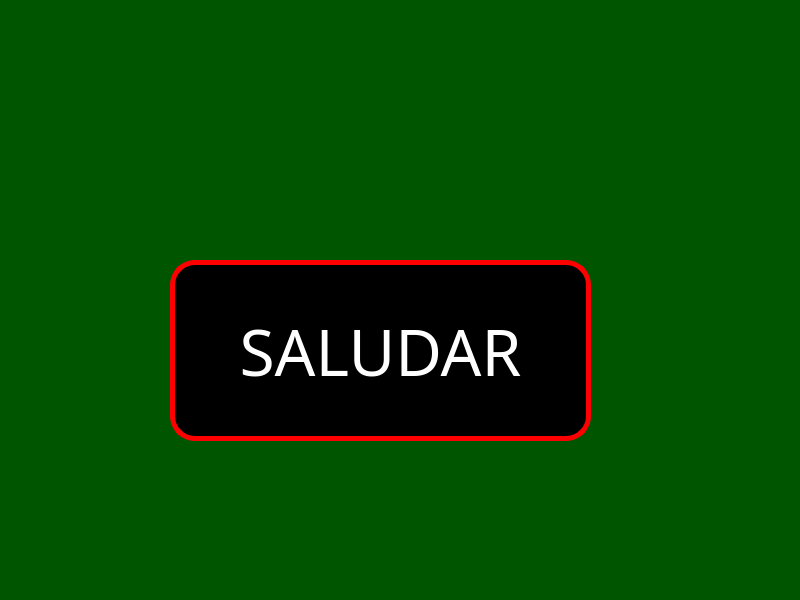
<?xml version="1.0" encoding="UTF-8"?>
<ui version="4.0">
 <class>MainWindow</class>
 <widget class="QMainWindow" name="MainWindow">
  <property name="geometry">
   <rect>
    <x>0</x>
    <y>0</y>
    <width>800</width>
    <height>600</height>
   </rect>
  </property>
  <property name="windowTitle">
   <string>MainWindow</string>
  </property>
  <property name="styleSheet">
   <string notr="true">
background-color: rgb(0, 85, 0);</string>
  </property>
  <widget class="QWidget" name="centralwidget">
   <widget class="QPushButton" name="btn_saludar">
    <property name="geometry">
     <rect>
      <x>170</x>
      <y>260</y>
      <width>421</width>
      <height>181</height>
     </rect>
    </property>
    <property name="font">
     <font>
      <family>Impact</family>
      <pointsize>48</pointsize>
      <weight>50</weight>
      <bold>false</bold>
     </font>
    </property>
    <property name="styleSheet">
     <string notr="true">background-color: rgb(0, 0, 0);
color: rgb(255, 255, 255);
border-radius:25px;
border:5px solid red;
</string>
    </property>
    <property name="text">
     <string>SALUDAR</string>
    </property>
   </widget>
  </widget>
  <widget class="QMenuBar" name="menubar">
   <property name="geometry">
    <rect>
     <x>0</x>
     <y>0</y>
     <width>800</width>
     <height>22</height>
    </rect>
   </property>
  </widget>
  <widget class="QStatusBar" name="statusbar"/>
 </widget>
 <resources/>
 <connections/>
</ui>
